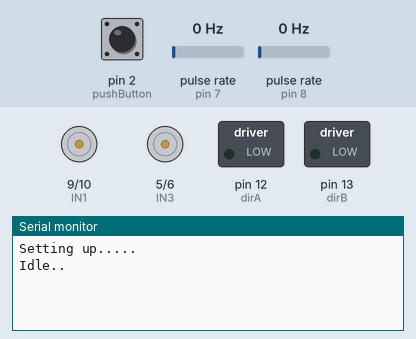
This sketch was run on a simulated Arduino Uno, built with avr-gcc and run on an emulated ATmega328P. Shown: motor-driver pin pairs drawn as motors (green arrow = first pin HIGH = forward, orange = second pin HIGH = backward, longer = more drive, scaled by the enable pin), switched loads named in the sketch (green lamp = pin HIGH), the last lines printed to the serial monitor. Wiring (inferred from the names in the program): 2 × pulse sensor: data pin 7 / data pin 8. Inputs (shaded band) come from the test bench; at power-on: pin 2 (pushButton) HIGH, pulse rate (sensors on pin 7, pin 8) 0 Hz.

Above: at 1.2 s.
1.3 s: pin 2 (pushButton) pulled LOW for 0.15 s
At 3.47 s:
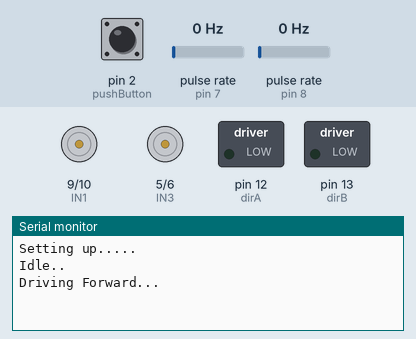
4.4 s: pulse rate (sensor on pin 7) set to 50 Hz
At 5.5 s:
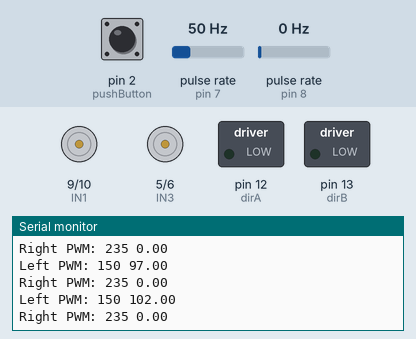
6.1 s: pulse rate (sensor on pin 8) set to 10 Hz
At 7.1 s:
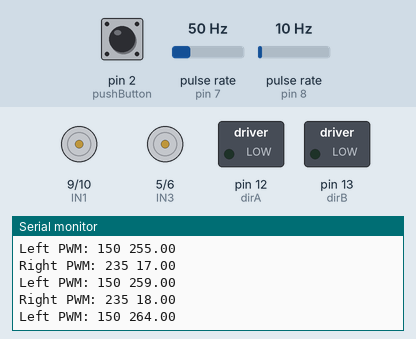
9.1 s: pulse rate (sensor on pin 8) set to 13 Hz
At 10.6 s:
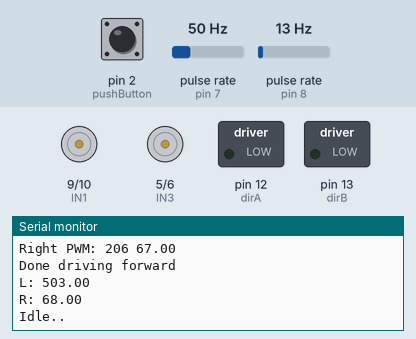
10.9 s: pin 2 (pushButton) pulled LOW for 1 s
At 13.91 s:
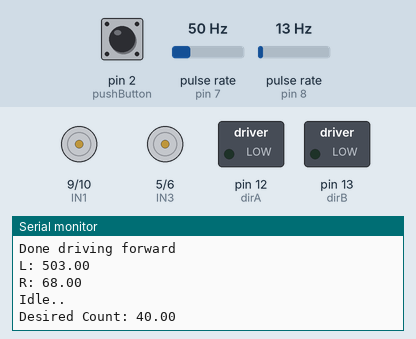
14.9 s: pin 2 (pushButton) pulled LOW for 3.2 s
At 20.12 s:
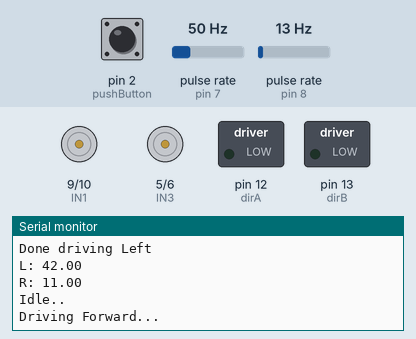
Timing chart, 0 to 21.6 s (numbered marks = the images above; inputs shaded):
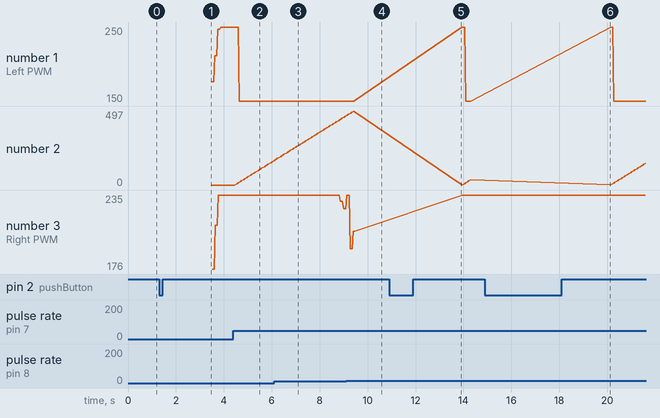

Measured:
- the behaviour switches between 11 and 12 Hz on pulse rate (sensor on pin 8) (found by bisection; images 3 and 4)
- after the input at 1.3 s, the serial monitor: prints a new line after 2.2 s (image 1)
- after the input at 4.4 s, the serial monitor: prints a new line after 0.07 s (image 2)
- after the input at 10.9 s, the serial monitor: prints a new line after 3.0 s (image 5)
- after the input at 14.9 s, the serial monitor: prints a new line after 5.2 s (image 6)
- plotted number 1: 250 → 150 after the input at 4.4 s
- plotted number 2: 0 → 160 after the input at 4.4 s, 36 → 193 after the input at 14.9 s
- plotted number 3: 235 → 218 after the input at 14.9 s

The sketch:

custom_lab_3.ino
```cpp
/**
   @file custom_lab_3.ino
   @author Christian Prather
   @brief A basic feedback controlled system for an Arduino based robot
   @version 0.1
   @date 2020-10-21

*/

/*! \mainpage Lab 3 Code Documentation
 *
 */


/// Libraries for interrupts and PID
#include <PinChangeInt.h>
#include <PID_v1.h>

/// Global Defines

/// Motor driver connections
#define IN1 9
#define IN2 10
#define IN3 5
#define IN4 6

/// Motor control
#define A 0
#define B 1
#define pwmA 3
#define dirA 12
#define pwmB 11
#define dirB 13

/// Start stop button
#define pushButton 2

/// Drive constants - dependent on robot configuration
#define EncoderCountsPerRev 12.0
#define DistancePerRev 51.0
#define DegreesPerRev 27.0

#define EncoderMotorLeft 7
#define EncoderMotorRight 8

/// Lab specific variables
double leftEncoderCount = 0;
double rightEncoderCount = 0;

/// Enum defines
#define FORWARD 0
#define LEFT 1
#define RIGHT -1

/// Default motor pwm values
int motorLeft_PWM = 180;
int motorRight_PWM = 200;

/// Time it takes to move 90 degrees
int milliSecondsPer90Deg = 900;

/// How many encoder counts for given distance
double desiredCount;

// Global array for tracking move order (move, distance) or (move, degree)
int moveList[] = {FORWARD, 300, LEFT, 90, FORWARD, 300, LEFT, 90, FORWARD, 300, RIGHT, 90, FORWARD, 900, RIGHT, 90, FORWARD, 600, RIGHT, 90, FORWARD, 300};

/**
   @brief PID values
   setpoints = desired counts, output = PWM, input = current counts
*/
double leftOutput, rightOutput;
PID leftPID(&leftEncoderCount, &leftOutput, &desiredCount, 2, 5, 2, DIRECT);
PID rightPID(&rightEncoderCount, &rightOutput, &desiredCount, 2, 5, 2, DIRECT);

/**
   @brief Helper function for setting the PWM back to default value
*/
void resetPWM()
{
    motorLeft_PWM = 180;
    motorRight_PWM = 200;
}

/**
   @brief ISR for left encoder
*/
void indexLeftEncoderCount()
{
    leftEncoderCount++;
    //Serial.println("Left Encoder ++");
}

/**
   @brief ISR for incrementing right encoder
*/
void indexRightEncoderCount()
{
    rightEncoderCount++;
    //Serial.println("Right Encoder ++");
}

/**
   @brief Calculate how many encoder counts we expect given the distance provided
   based on the bot intrinsics

   @param distance
*/
void calculateDesiredCount(int distance)
{
    double revolutionsRequired = distance / DistancePerRev;

    desiredCount = revolutionsRequired * EncoderCountsPerRev;
    // Reset encoder counts
    leftEncoderCount = 0;
    rightEncoderCount = 0;
    Serial.print("Desired Count: ");
    Serial.println(desiredCount);
}

/**
 * @brief Calculate how many encoder counts we expect given the degrees provided
 *
 * @param degrees
 */
void calculateDesiredCountTurn(int degrees)
{
    double revolutionsRequired = degrees / DegreesPerRev;
    desiredCount = revolutionsRequired * EncoderCountsPerRev;
    leftEncoderCount = 0;
    rightEncoderCount = 0;
    Serial.print("Desired Count: ");
    Serial.println(desiredCount);
}

/**
   @brief Turn bot to given degrees

   @param degrees
*/
void turnRight(int degrees)
{
    resetPWM(); // Reset pwm
    calculateDesiredCountTurn(degrees);
    // While the encoders are not correct adjust PWM with PID loop
    // Loop unitl the encoders read correct

    while ((desiredCount - rightEncoderCount) > 3)
    {
        adjustPWM();
        //To drive forward, motors go in the same direction

        if ((desiredCount - leftEncoderCount) > 3)
        {
            run_motor(A, -motorLeft_PWM); //change PWM to your calibrations
        }
        if ((desiredCount - rightEncoderCount) > 3)
        {
            run_motor(B, motorRight_PWM); //change PWM to your calibrations
        }
    }

    // motors stop
    run_motor(A, 0);
    run_motor(B, 0);
    Serial.println("Done driving Right");
    Serial.print("L: ");
    Serial.println(leftEncoderCount);
    Serial.print("R: ");
    Serial.println(rightEncoderCount);
}

/**
   @brief Turn bot right to given degrees

   @param degrees
*/
void turnLeft(int degrees)
{
    resetPWM();
    calculateDesiredCountTurn(degrees);

    // Loop unitl the encoders read correct

    while ((desiredCount - leftEncoderCount) > 3)
    {
        adjustPWM();
        //To drive forward, motors go in the same direction

        if ((desiredCount - leftEncoderCount) > 3)
        {
            run_motor(A, motorLeft_PWM); //change PWM to your calibrations
        }
        if ((desiredCount - rightEncoderCount) > 3)
        {
            run_motor(B, -motorRight_PWM); //change PWM to your calibrations
        }
    }

    // motors stop
    run_motor(A, 0);
    run_motor(B, 0);
    Serial.println("Done driving Left");
    Serial.print("L: ");
    Serial.println(leftEncoderCount);
    Serial.print("R: ");
    Serial.println(rightEncoderCount);
}

/**
   @brief Function to drive bot forward until encoders are within range

   @param distance
*/
void driveForward(int distance)
{
    Serial.println("Driving Forward...");
    resetPWM();
    calculateDesiredCount(distance);

    // Loop unitl the encoders read correct

    while ((desiredCount - leftEncoderCount) > 3 || (desiredCount - rightEncoderCount) > 3)
    {
        adjustPWM();
        //To drive forward, motors go in the same direction

        if ((desiredCount - leftEncoderCount) > 3)
        {
            run_motor(A, -motorLeft_PWM); //change PWM to your calibrations
        }
        if ((desiredCount - rightEncoderCount) > 3)
        {
            run_motor(B, -motorRight_PWM); //change PWM to your calibrations
        }
    }

    // motors stop
    run_motor(A, 0);
    run_motor(B, 0);
    Serial.println("Done driving forward");
    Serial.print("L: ");
    Serial.println(leftEncoderCount);
    Serial.print("R: ");
    Serial.println(rightEncoderCount);
}

/**
   @brief Drive the bot backwards

   @param distance
*/
void driveBackward(int distance)
{
    resetPWM();
    calculateDesiredCount(distance);

    // Loop unitl the encoders read correct

    while ((desiredCount - leftEncoderCount) > 3 || (desiredCount - rightEncoderCount) > 3)
    {
        adjustPWM();
        //To drive backward, motors go in the same direction

        if ((desiredCount - leftEncoderCount) > 3)
        {
            run_motor(A, motorLeft_PWM); //change PWM to your calibrations
        }
        if ((desiredCount - rightEncoderCount) > 3)
        {
            run_motor(B, motorRight_PWM); //change PWM to your calibrations
        }
    }

    // motors stop
    run_motor(A, 0);
    run_motor(B, 0);
    Serial.println("Done driving backwards");
    Serial.print("L: ");
    Serial.println(leftEncoderCount);
    Serial.print("R: ");
    Serial.println(rightEncoderCount);
}

/**
   @brief Function for configuration of pin states and interrupts
*/
void configure()
{
    // set up the motor drive ports
    pinMode(pwmA, OUTPUT);
    pinMode(dirA, OUTPUT);
    pinMode(pwmB, OUTPUT);
    pinMode(dirB, OUTPUT);

    pinMode(pushButton, INPUT_PULLUP);

    pinMode(EncoderMotorLeft, INPUT_PULLUP); //set the pin to input
    PCintPort::attachInterrupt(EncoderMotorLeft, indexLeftEncoderCount, CHANGE);

    pinMode(EncoderMotorRight, INPUT_PULLUP); //set the pin to input
    PCintPort::attachInterrupt(EncoderMotorRight, indexRightEncoderCount, CHANGE);
}

/**
   @brief Default behavior when not driving, waits for the pushButton to
   be pressed so it can execute next command
   Blocking function
*/
void idle()
{
    Serial.println("Idle..");
    while (digitalRead(pushButton) == 1)
        ; // wait for button push
    while (digitalRead(pushButton) == 0)
        ; // wait for button release
    delay(2000); // Give time to move hand
}

/**
   @brief Run the PID loop calculation and set out put to motors output in PWM

*/
void adjustPWM()
{
    // Compute the pid values
    leftPID.Compute();
    rightPID.Compute();

    // Set the pid values within range
    motorLeft_PWM = constrain(leftOutput, 150, 250);
    motorRight_PWM = constrain(rightOutput, 150, 235);
    Serial.print("Left PWM: ");
    Serial.print(motorLeft_PWM);
    Serial.print(" ");
    Serial.println(leftEncoderCount);
    Serial.print("Right PWM: ");
    Serial.print(motorRight_PWM);
    Serial.print(" ");
    Serial.println(rightEncoderCount);
}

/**
   @brief Entry point of program handles serial setup and PID config
*/
void setup()
{
    Serial.begin(9600);
    Serial.println("Setting up.....");
    configure();
    leftPID.SetMode(AUTOMATIC);
    rightPID.SetMode(AUTOMATIC);
}

/**
   @brief This is the logic to execute if we hit a push button
   ideally this is never executed as we shoudl never actually hit the walls
*/
void react_left()
{
    // TODO: Check which button was hit

    driveBackward(20);
    turnRight(30);
}
void react_right()
{
    // TODO: Check which button was hit

    driveBackward(20);
    turnLeft(30);
}
void react_forward()
{
    // TODO: Check which button was hit
    driveBackward(50);
}

/**
   @brief Main drive execution of program, iterates through moves list executing
   next move with corresponding distance or degrees
*/
void drive()
{
    // Iterate over the list jumping by two each time
    for (int i = 0; i < sizeof(moveList); i += 2)
    {
        idle();
        switch (moveList[i])
        {
        case LEFT:
            turnLeft(moveList[i + 1]);
            break;
        case RIGHT:
            turnRight(moveList[i + 1]);
            break;
        case FORWARD:
            driveForward(moveList[i + 1]);
            break;
        default:
            break;
        }
    }
}

/**
   @brief Loop execution of the program
*/
void loop()
{
    drive();
}
```

motors.ino
```cpp
void motor_setup()
{
  // if using dual motor driver
  // define driver pins as outputs
  pinMode(IN1, OUTPUT);
  pinMode(IN2, OUTPUT);
  pinMode(IN3, OUTPUT);
  pinMode(IN4, OUTPUT);
  // initialize all pins to zero
  digitalWrite(IN1, 0);
  digitalWrite(IN2, 0);
  digitalWrite(IN3, 0);
  digitalWrite(IN4, 0);
  return;
} // end function

// int motor is the defined A or B
// pwm = the power cycle you want to use
void run_motor(int motor, int pwm)
{
  int dir = (pwm / abs(pwm)) > 0; // returns if direction is forward (1) or reverse (0)
  pwm = abs(pwm);                 // only positive values can be sent to the motor

  switch (motor)
  {       // find which motor to control
  case A: // if A, write A pins
    if (dir)
    {                         // If dir is forward
      analogWrite(IN1, pwm);  // IN1 is the forward pwm pin
      digitalWrite(IN2, LOW); // IN2 is low
    }
    else
    {
      digitalWrite(IN1, LOW); // IN1 is low
      analogWrite(IN2, pwm);  // IN2 is the reverse pwm pin
    }                         // end if
    break;                    // end case A
  case B:                     // if B, write B pins
    if (dir)
    {                         // if dir is forward
      analogWrite(IN3, pwm);  // IN3 is the forward pwm pin
      digitalWrite(IN4, LOW); // IN4 is low
    }
    else
    {
      digitalWrite(IN3, LOW); //IN3 is low
      analogWrite(IN4, pwm);  // IN4 is the reverse pwm pin
    }                         // end if
    break;                    // end case B
  }                           // end switch case
  return;
} // end function
```
